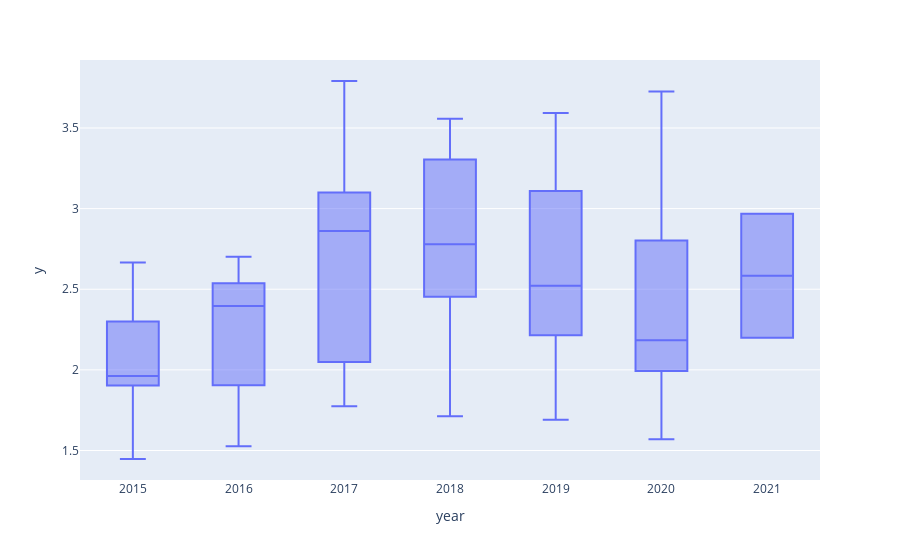

Notebook code cell kept with this figure:
### Code cell
fig_box_plot = px.box(train_notna, x='year', y='y') 
fig_box_plot.show()

### Figure 1 — Plotly figure (JSON) as saved in the notebook; plotly's stock layout.template omitted (floating-point values rounded to 4 significant figures)
{"data": [{"alignmentgroup": "True", "hovertemplate": "year=%{x}<br>y=%{y}<extra></extra>", "legendgroup": "", "marker": {"color": "#636efa"}, "name": "", "notched": false, "offsetgroup": "", "orientation": "v", "showlegend": false, "type": "box", "x": [2015, 2015, 2015, 2015, 2015, 2015, 2015, 2015, 2015, 2015, 2015, 2015, 2016, 2016, 2016, 2016, 2016, 2016, 2016, 2016, 2016, 2016, 2016, 2016, 2017, 2017, 2017, 2017, 2017, 2017, 2017, 2017, 2017, 2017, 2017, 2017, 2018, 2018, 2018, 2018, 2018, 2018, 2018, 2018, 2018, 2018, 2018, 2018, 2019, 2019, 2019, 2019, 2019, 2019, 2019, 2019, 2019, 2019, 2019, 2019, 2020, 2020, 2020, 2020, 2020, 2020, 2020, 2020, 2020, 2020, 2020, 2020, 2021, 2021], "x0": " ", "xaxis": "x", "y": [1.912, 1.447, 1.894, 2.033, 2.278, 1.952, 2.666, 2.32, 1.926, 2.451, 1.973, 1.85, 2.5, 1.526, 1.604, 2.035, 2.57, 2.182, 2.632, 2.702, 2.321, 2.472, 1.774, 2.503, 1.81, 2.777, 2.944, 3.006, 3.167, 2.191, 1.906, 2.572, 3.791, 3.438, 3.033, 1.774, 2.75, 2.002, 3.425, 3.082, 3.557, 2.809, 2.585, 2.321, 3.184, 2.629, 3.449, 1.712, 1.827, 2.533, 3.591, 3.593, 2.845, 3.138, 2.128, 2.3, 3.081, 2.449, 2.51, 1.691, 2.051, 3.726, 1.889, 1.57, 2.147, 3.239, 3.165, 2.358, 2.441, 2.219, 2.012, 1.974, 2.2, 2.967], "y0": " ", "yaxis": "y"}], "layout": {"autosize": true, "boxmode": "group", "legend": {"tracegroupgap": 0}, "margin": {"t": 60}, "xaxis": {"anchor": "y", "autorange": true, "domain": [0, 1], "range": [2014.0, 2022.0], "title": {"text": "year"}, "type": "linear"}, "yaxis": {"anchor": "x", "autorange": true, "domain": [0, 1], "range": [1.317, 3.922], "title": {"text": "y"}, "type": "linear"}}}
